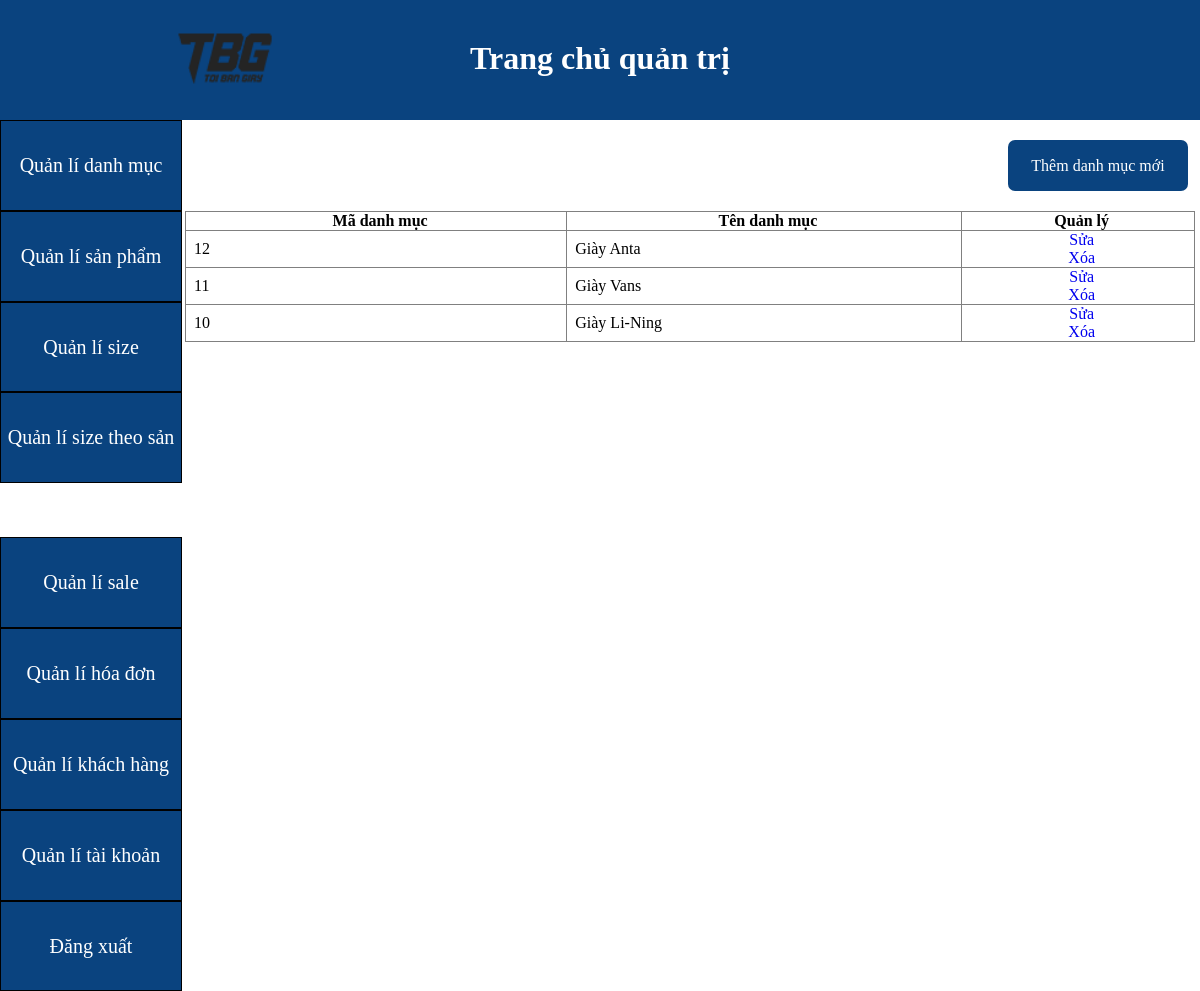
The app's page /admin/trangchuad.php?cn=qldm with its own data.
### tables this page shows
CREATE TABLE `danhmuc` (
  `id` int(11) NOT NULL,
  `ten_danh_muc` varchar(50) NOT NULL
);

### admin/qldm/hienthidanhmuc.php (the view, shortened to what this page needs)
<!doctype html>
<html>
<head>
</head>
<body>
	<div class="ql">
		<p align="right" class="them"><a href="qldm/themdanhmuc.php">Thêm danh mục mới</a></p>
		<table class="htql" border="1">
			<tr>
				<th>Mã danh mục</th>
				<th>Tên danh mục</th>
				<th>Quản lý</th>
			</tr>
		<?php
		$sql = "SELECT * FROM danhmuc ORDER BY id DESC";
		$query = mysqli_query($conn, $sql);
		while($row = mysqli_fetch_array($query)){
		?>
			<tr>
				<td><?php echo $row["id"]?></td>
				<td><?php echo $row["ten_danh_muc"]?></td>
				<td align="center"><a href="qldm/suadanhmuc.php?id=<?php echo $row["id"]; ?>">Sửa</a><br><a onclick="return confirm('Bạn có chắc muốn xóa?')" href="qldm/xoadanhmuc.php?id=<?php echo $row["id"]; ?>">Xóa</a></td>
			</tr>
		<?php
		}
		?>
		</table>
	</div>
</body>

### admin/trangchuad.php (style rules this page uses)
* { margin: 0; padding: 0; }
table { border-collapse: collapse; }
table th, td { padding-left: 8px; }
.ql { width: 85%; margin: 0px; padding: 0px; overflow: auto; }
.htql { width: 99%; margin: 5px; font-size: 16px; }
a { text-decoration: none; }
.them { height: 51px; width: 180px; margin: 0px; float: right; margin-top: 20px; margin-right: 12px; margin-bottom: 20px; border-radius: 7px; overflow: hidden; }
.them>a { width: 100%; background-color: rgb(10,67,127); height: 100%; display: block; text-align: center; line-height: 51px; color: white; }

### records on screen
danhmuc: id "12", ten_danh_muc "Giày Anta"
danhmuc: id "11", ten_danh_muc "Giày Vans"
danhmuc: id "10", ten_danh_muc "Giày Li-Ning"
